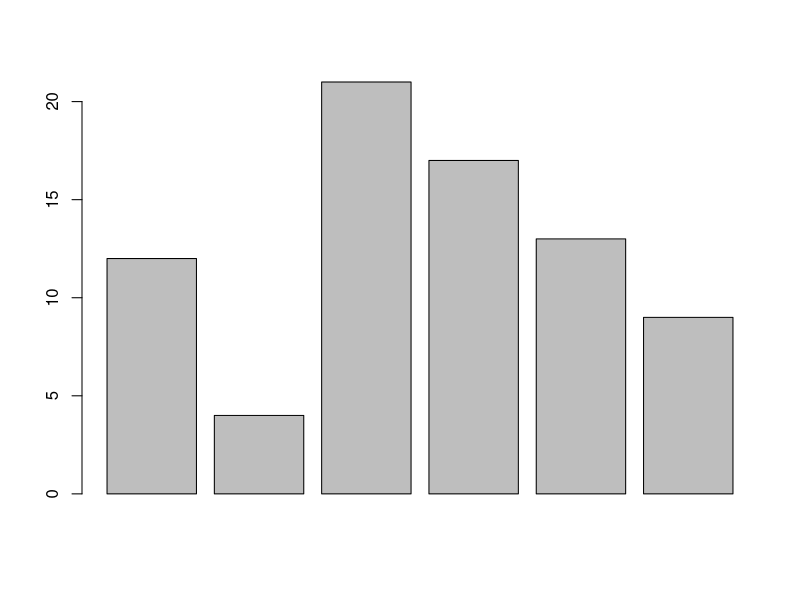
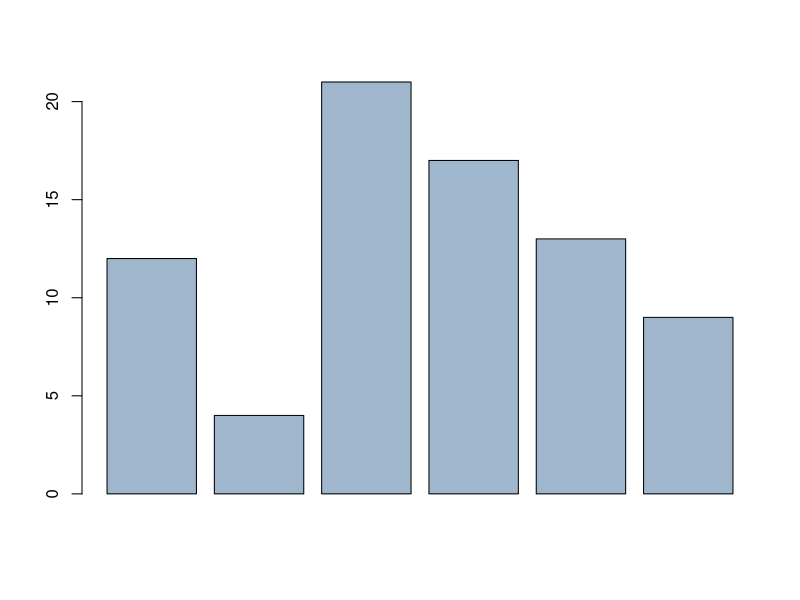
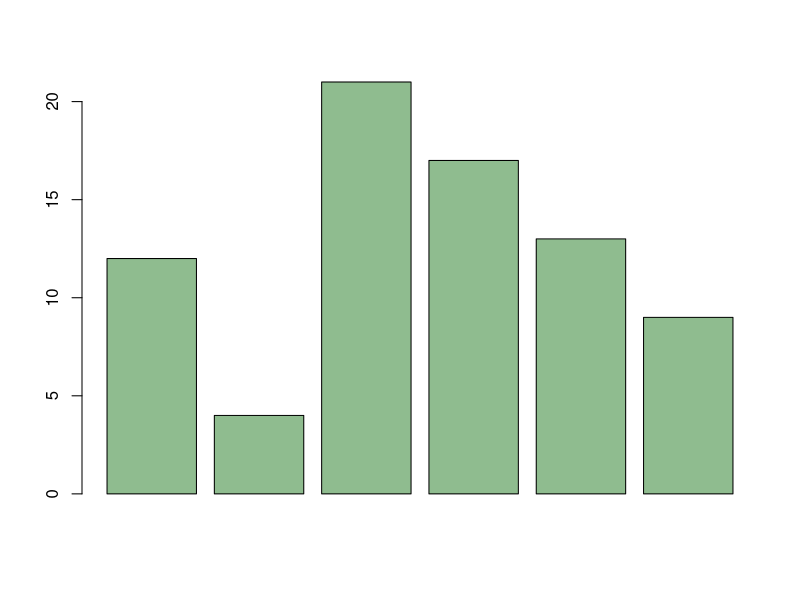
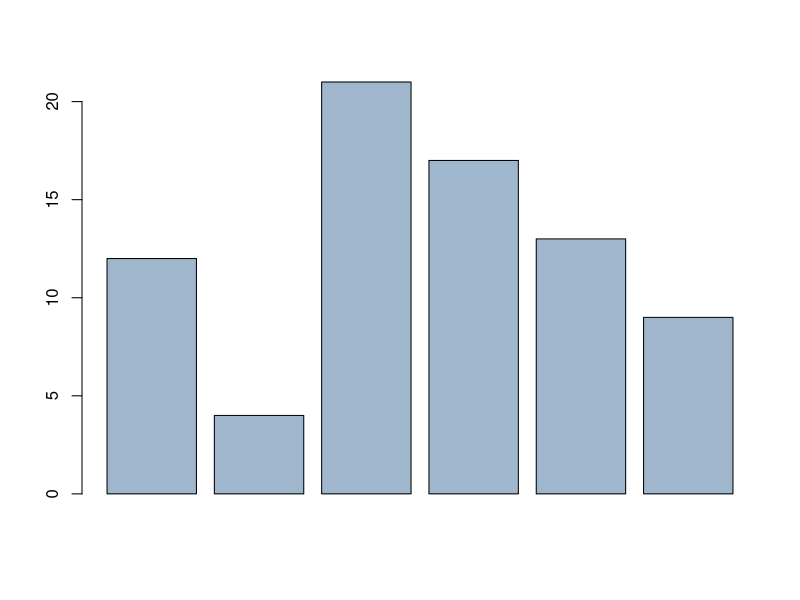
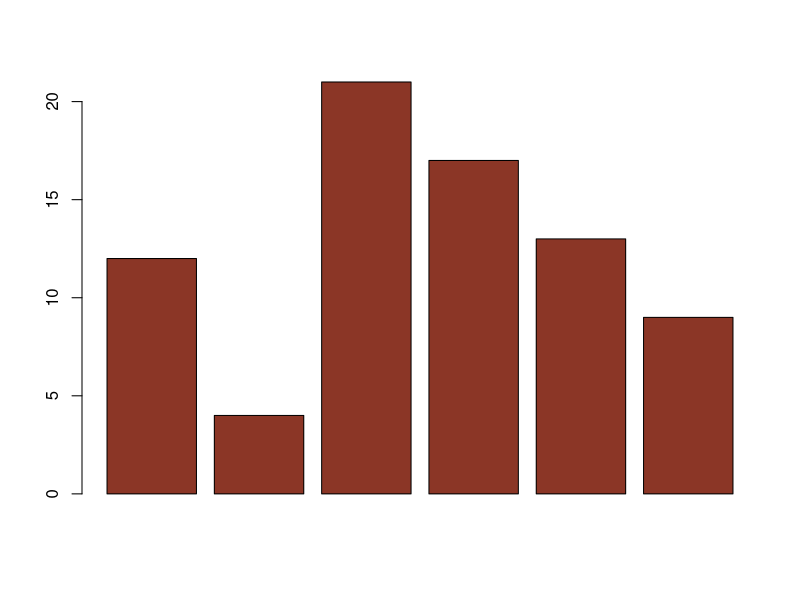
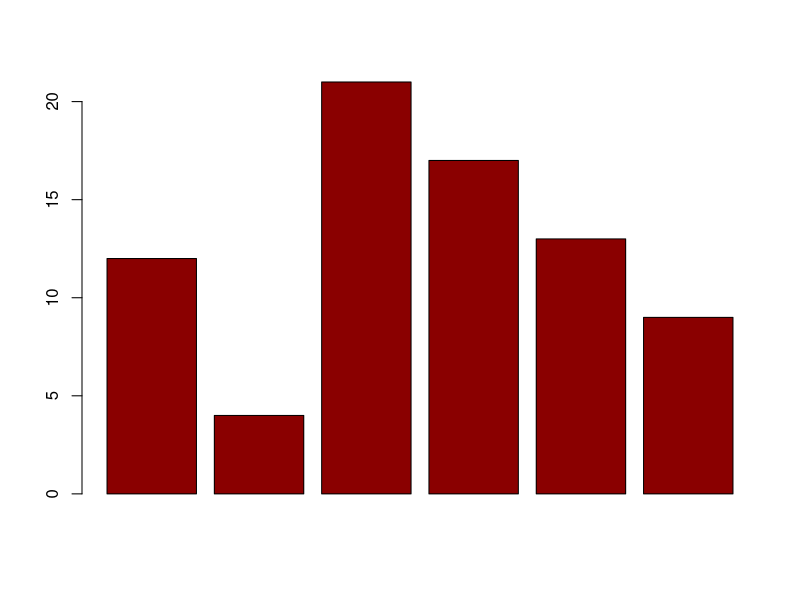
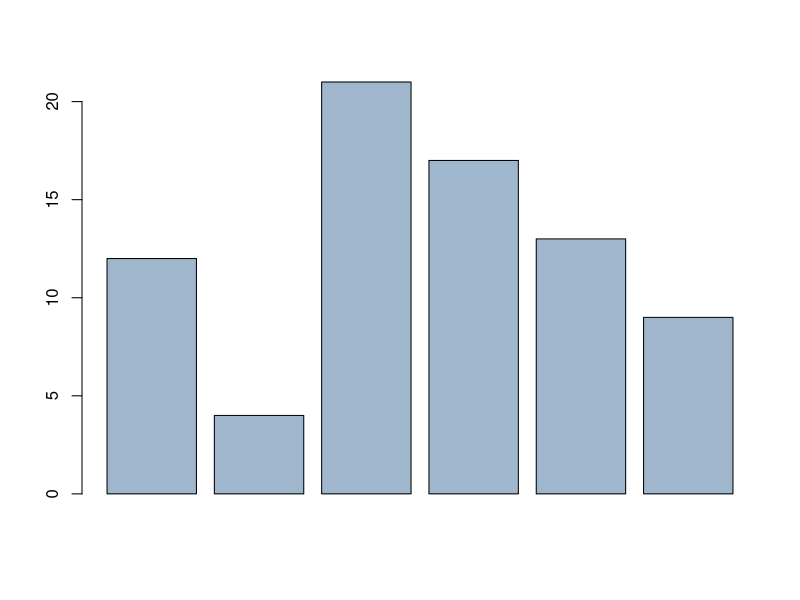

The R script that drew these images, in order: (Note: this script raises an error after producing the figures.)
# R Statistics Essential Training
# Ex01_09
# Working with color

# Barplot
x = c(12, 4, 21, 17, 13, 9)
barplot(x)

# R specifies color in several ways
?colors
# Web page with PDFs of colors in R
browseURL("http://research.stowers-institute.org/efg/R/Color/Chart/")

# Color names
# R has names for 657 colors, arranged alphabetically except for white (first)
# "Gray" or "grey": either is acceptable
colors()  # Gives list of color names
barplot(x, col = "slategray3")

# Color numbers
# From color name's position in alphabetically-order vector of colors()
# Specify colors() [i], where i is index number in vector
barplot(x, col = colors() [102])  # darkseagreen
barplot(x, col = colors() [602])  # Back to slategray3
barplot(x, col = colors() [634])
# RGB Triplets
# Separately specify the red, green, and blue components of the color
# By default, colors are specified in 0-1 range
# Can specify 0-255 range by adding "max = 255"
?rgb
# Can convert color names to rgb with "col2rgb"
?col2rgb
col2rgb("navyblue")  # Yields (0, 0, 128)
barplot(x, col = rgb(.54, .0, .0))  # darkred
barplot(x, col = rgb(159, 182, 205, max = 255))  # Back to slategray3
barplot(x, col = rgb(0, 50, 128))

# RGB Hexcodes
# Can also use shortcut hexcodes (base 16), which are equivalent to
# RGB on the 0-255 scale, as FF in hex equals 255 in decimal
barplot(x, col = "#FFEBCD")  # blanchedalmond
barplot(x, col = "#9FB6CD")  # Back to slategray3

# MULTIPLE COLORS
# Can specify several colors (using any coding method) in vector
barplot(x, col = c("red", "blue"))  # Colors will cycle
barplot(x, col = c("red", "blue", "green", "yellow"))  # Colors will cycle

# USING COLOR PALETTES
# Palettes can be more attractive and more informative
# Easiest to use
help(package=colorspace)  # Lots of info on color spaces
?palette

# Built-in palettes
# rainbow(n, s = 1, v = 1, start = 0, end = max(1, n - 1)/n, alpha = 1)
# heat.colors(n, alpha = 1)  # Yellow through red
# terrain.colors(n, alpha = 1)  # Gray through green
# topo.colors(n, alpha = 1)  # Purple through tan
# cm.colors(n, alpha = 1)  # Blues and pinks
help(package = colorspace)
palette()
barplot(x, col = 1:6)
barplot(x, col = rainbow(6))
barplot(x, col = heat.colors(6))
barplot(x, col = terrain.colors(6))
barplot(x, col = topo.colors(6))
barplot(x, col = cm.colors(6))
palette("default")  # Return to default
barplot(x)
rm(list = ls())  # Clean up